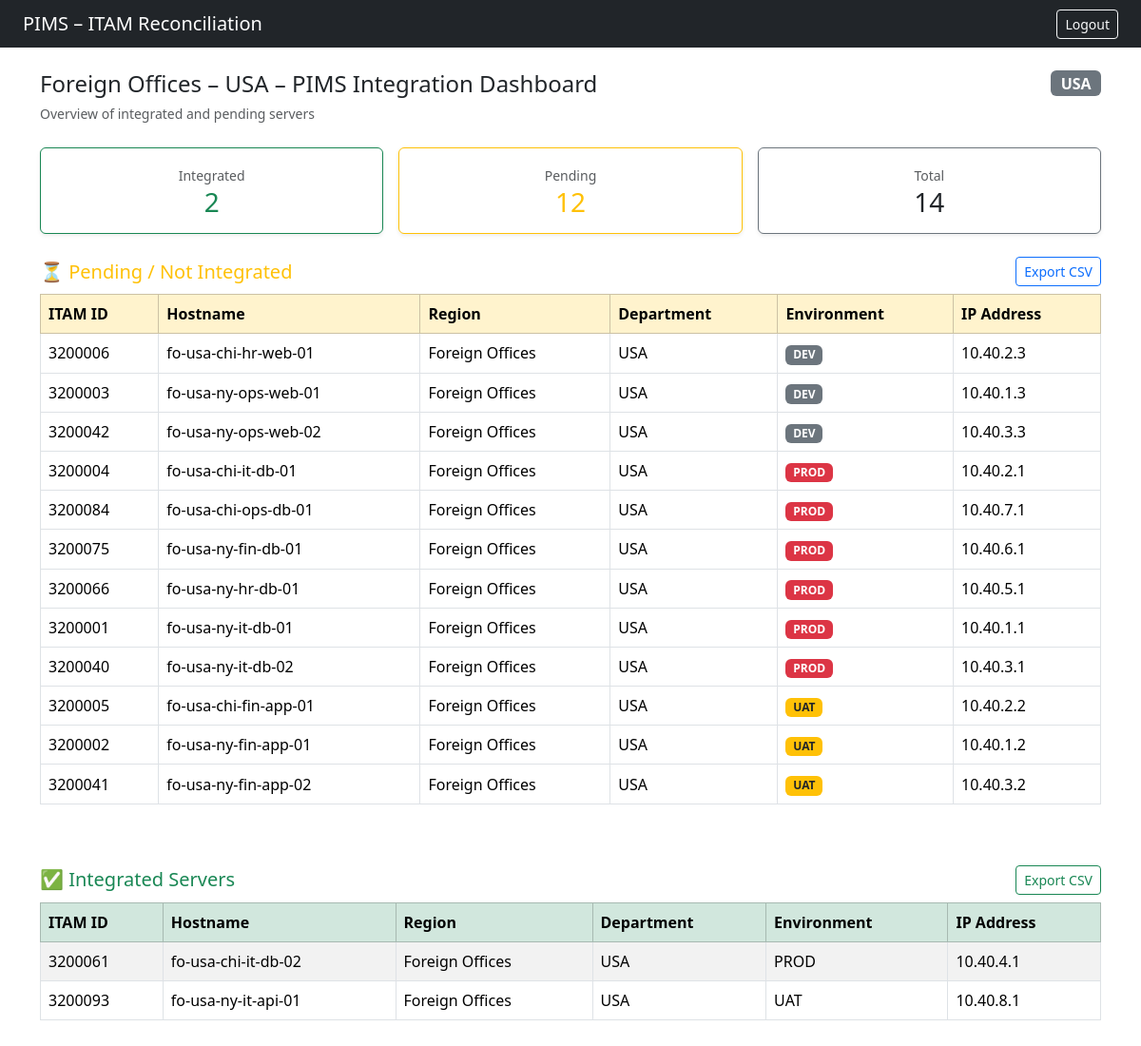
The page /region/Foreign Offices/department/USA (signed in) on the database its author committed.
### tables this page shows
CREATE TABLE reconciliation_status (
	itam_id TEXT, 
	hostname TEXT, 
	ip_address TEXT, 
	environment TEXT, 
	department TEXT, 
	region TEXT, 
	status TEXT, 
	itam_file TEXT, 
	active_file TEXT, 
	reconciled_at TEXT
);

### app.py (the view)
@app.route("/region/<region>/department/<department>")
def region_department_view(region, department):
    if not require_login() or session["user"]["role"] != "ADMIN":
        return redirect("/dashboard")
    with engine.connect() as conn:
        pending = conn.execute(text("""
            SELECT itam_id, hostname, ip_address, environment, department, region
            FROM reconciliation_status
            WHERE region=:region
              AND department=:dept
              AND status='Pending'
            ORDER BY environment, hostname
        """), {"region": region, "dept": department}).mappings().all()
        integrated = conn.execute(text("""
            SELECT itam_id, hostname, ip_address, environment, department, region
            FROM reconciliation_status
            WHERE region=:region
              AND department=:dept
              AND status='Integrated'
            ORDER BY environment, hostname
        """), {"region": region, "dept": department}).mappings().all()
    return render_template(
        "dept_dashboard.html",
        region=region,
        department=department,
        pending=pending,
        integrated=integrated
    )

### app.py (called while the page is built)
def require_login():
    return "user" in session

### templates/dept_dashboard.html (shortened to what this page needs)
{% extends "base.html" %}
{% block content %}
<div class="d-flex justify-content-between align-items-start mb-4 flex-wrap gap-2">
  <div>
    <h4 class="mb-1">
      {{ region }} – {{ department }} – PIMS Integration Dashboard
    </h4>
    <small class="text-muted">Overview of integrated and pending servers</small>
  </div>
  <span class="badge bg-secondary fs-6">{{ department }}</span>
</div>
<div class="row g-3 mb-4">
  <div class="col-md-4">
    <div class="card border-success shadow-sm text-center">
      <div class="card-body">
        <small class="text-muted">Integrated</small>
        <h3 class="text-success mb-0">{{ integrated|length }}</h3>
      </div>
    </div>
  </div>
  <div class="col-md-4">
    <div class="card border-warning shadow-sm text-center">
      <div class="card-body">
        <small class="text-muted">Pending</small>
        <h3 class="text-warning mb-0">{{ pending|length }}</h3>
      </div>
    </div>
  </div>
  <div class="col-md-4">
    <div class="card border-secondary shadow-sm text-center">
      <div class="card-body">
        <small class="text-muted">Total</small>
        <h3 class="mb-0">{{ integrated|length + pending|length }}</h3>
      </div>
    </div>
  </div>
</div>
<div class="d-flex justify-content-between align-items-center mb-2">
  <h5 class="text-warning mb-0">⏳ Pending / Not Integrated</h5>
  <button class="btn btn-sm btn-outline-primary"
          onclick="exportTable('pendingTable', '{{ department }}_pending')">
    Export CSV
  </button>
</div>
{% if pending %}
<div class="table-responsive mb-5">
<table class="table table-bordered table-hover align-middle" id="pendingTable">
  <thead class="table-warning text-nowrap">
    <tr>
      <th>ITAM ID</th>
      <th>Hostname</th>
      <th>Region</th>
      <th>Department</th>
      <th>Environment</th>
      <th>IP Address</th>
    </tr>
  </thead>
  <tbody>
    {% for s in pending %}
    <tr>
      <td class="text-nowrap">{{ s.itam_id }}</td>
      <td class="text-break">{{ s.hostname }}</td>
      <td class="text-nowrap">{{ s.region }}</td>
      <td class="text-nowrap">{{ s.department }}</td>
      <td>
        <span class="badge
          {% if s.environment == 'PROD' %}bg-danger
          {% elif s.environment == 'UAT' %}bg-warning text-dark
          {% else %}bg-secondary{% endif %}">
          {{ s.environment }}
        </span>
      </td>
      <td class="text-nowrap">{{ s.ip_address }}</td>
    </tr>
    {% endfor %}
  </tbody>
</table>
</div>
{% else %}
<div class="alert alert-success mb-5">✅ No pending servers</div>
{% endif %}
<div class="d-flex justify-content-between align-items-center mb-2">
  <h5 class="text-success mb-0">✅ Integrated Servers</h5>
  <button class="btn btn-sm btn-outline-success"
          onclick="exportTable('integratedTable', '{{ department }}_integrated')">
    Export CSV
  </button>
</div>
{% if integrated %}
<div class="table-responsive mb-5">
<table class="table table-striped table-bordered align-middle" id="integratedTable">
  <thead class="table-success text-nowrap">
    <tr>
      <th>ITAM ID</th>
      <th>Hostname</th>
      <th>Region</th>
      <th>Department</th>
      <th>Environment</th>
      <th>IP Address</th>
    </tr>
  </thead>
  <tbody>
    {% for s in integrated %}
    <tr>
      <td class="text-nowrap">{{ s.itam_id }}</td>
      <td class="text-break">{{ s.hostname }}</td>
      <td class="text-nowrap">{{ s.region }}</td>
      <td class="text-nowrap">{{ s.department }}</td>
      <td class="text-nowrap">{{ s.environment }}</td>
      <td class="text-nowrap">{{ s.ip_address }}</td>
    </tr>
    {% endfor %}
  </tbody>
</table>
</div>
{% else %}
<div class="alert alert-info mb-5">ℹ No integrated servers yet</div>
{% endif %}
{% endblock %}

### templates/base.html (shortened to what this page needs)
<!DOCTYPE html>
<html>
<head>
  <link href="https://cdn.jsdelivr.net/npm/bootstrap@5.3.2/dist/css/bootstrap.min.css"
        rel="stylesheet">
</head>
<body>
<nav class="navbar navbar-dark bg-dark px-4">
  <span class="navbar-brand mb-0 h5">
    PIMS – ITAM Reconciliation
  </span>
  {% if session.get("user") %}
    <a href="/logout" class="btn btn-sm btn-outline-light">Logout</a>
  {% endif %}
</nav>
<div class="container mt-4">
  {% block content %}
  {% endblock %}
</div>
</body>
</html>

### rows shown on the page
reconciliation_status: itam_id "3200006", hostname "fo-usa-chi-hr-web-01", region "Foreign Offices", department "USA", environment "DEV", ip_address "10.40.2.3"
reconciliation_status: itam_id "3200003", hostname "fo-usa-ny-ops-web-01", region "Foreign Offices", department "USA", environment "DEV", ip_address "10.40.1.3"
reconciliation_status: itam_id "3200042", hostname "fo-usa-ny-ops-web-02", region "Foreign Offices", department "USA", environment "DEV", ip_address "10.40.3.3"
reconciliation_status: itam_id "3200004", hostname "fo-usa-chi-it-db-01", region "Foreign Offices", department "USA", environment "PROD", ip_address "10.40.2.1"
reconciliation_status: itam_id "3200084", hostname "fo-usa-chi-ops-db-01", region "Foreign Offices", department "USA", environment "PROD", ip_address "10.40.7.1"
reconciliation_status: itam_id "3200075", hostname "fo-usa-ny-fin-db-01", region "Foreign Offices", department "USA", environment "PROD", ip_address "10.40.6.1"
reconciliation_status: itam_id "3200066", hostname "fo-usa-ny-hr-db-01", region "Foreign Offices", department "USA", environment "PROD", ip_address "10.40.5.1"
reconciliation_status: itam_id "3200001", hostname "fo-usa-ny-it-db-01", region "Foreign Offices", department "USA", environment "PROD", ip_address "10.40.1.1"
reconciliation_status: itam_id "3200040", hostname "fo-usa-ny-it-db-02", region "Foreign Offices", department "USA", environment "PROD", ip_address "10.40.3.1"
reconciliation_status: itam_id "3200005", hostname "fo-usa-chi-fin-app-01", region "Foreign Offices", department "USA", environment "UAT", ip_address "10.40.2.2"
reconciliation_status: itam_id "3200002", hostname "fo-usa-ny-fin-app-01", region "Foreign Offices", department "USA", environment "UAT", ip_address "10.40.1.2"
reconciliation_status: itam_id "3200041", hostname "fo-usa-ny-fin-app-02", region "Foreign Offices", department "USA", environment "UAT", ip_address "10.40.3.2"
reconciliation_status: itam_id "3200061", hostname "fo-usa-chi-it-db-02", region "Foreign Offices", department "USA", environment "PROD", ip_address "10.40.4.1"
reconciliation_status: itam_id "3200093", hostname "fo-usa-ny-it-api-01", region "Foreign Offices", department "USA", environment "UAT", ip_address "10.40.8.1"

### other values the page prints
{{ region }} "Foreign Offices"
{{ department }} "USA"
{{ integrated|length }} "2"
{{ pending|length }} "12"
{{ integrated|length + pending|length }} "14"
